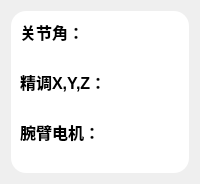
                      <widget class="QWidget" name="page_3">
                       <layout class="QVBoxLayout" name="verticalLayout_16">
                        <item>
                         <widget class="QWidget" name="widget_11" native="true">
                          <property name="styleSheet">
                           <string notr="true">QWidget{
background-color: rgb(255, 255, 255);
border-radius:15px;
}</string>
                          </property>
                          <layout class="QVBoxLayout" name="verticalLayout_19">
                           <item>
                            <widget class="QLabel" name="label">
                             <property name="font">
                              <font>
                               <pointsize>12</pointsize>
                               <bold>true</bold>
                              </font>
                             </property>
                             <property name="text">
                              <string>关节角：</string>
                             </property>
                            </widget>
                           </item>
                           <item>
                            <widget class="QLabel" name="label_Joint">
                             <property name="text">
                              <string/>
                             </property>
                            </widget>
                           </item>
                           <item>
                            <widget class="QLabel" name="label_2">
                             <property name="font">
                              <font>
                               <pointsize>12</pointsize>
                               <bold>true</bold>
                              </font>
                             </property>
                             <property name="text">
                              <string>精调X,Y,Z：</string>
                             </property>
                            </widget>
                           </item>
                           <item>
                            <widget class="QLabel" name="label_XYZ">
                             <property name="text">
                              <string/>
                             </property>
                            </widget>
                           </item>
                           <item>
                            <widget class="QLabel" name="label_3">
                             <property name="font">
                              <font>
                               <pointsize>12</pointsize>
                               <bold>true</bold>
                              </font>
                             </property>
                             <property name="text">
                              <string>腕臂电机：</string>
                             </property>
                            </widget>
                           </item>
                           <item>
                            <widget class="QLabel" name="label_DJ">
                             <property name="text">
                              <string/>
                             </property>
                            </widget>
                           </item>
                          </layout>
                         </widget>
                        </item>
                       </layout>
                      </widget>
